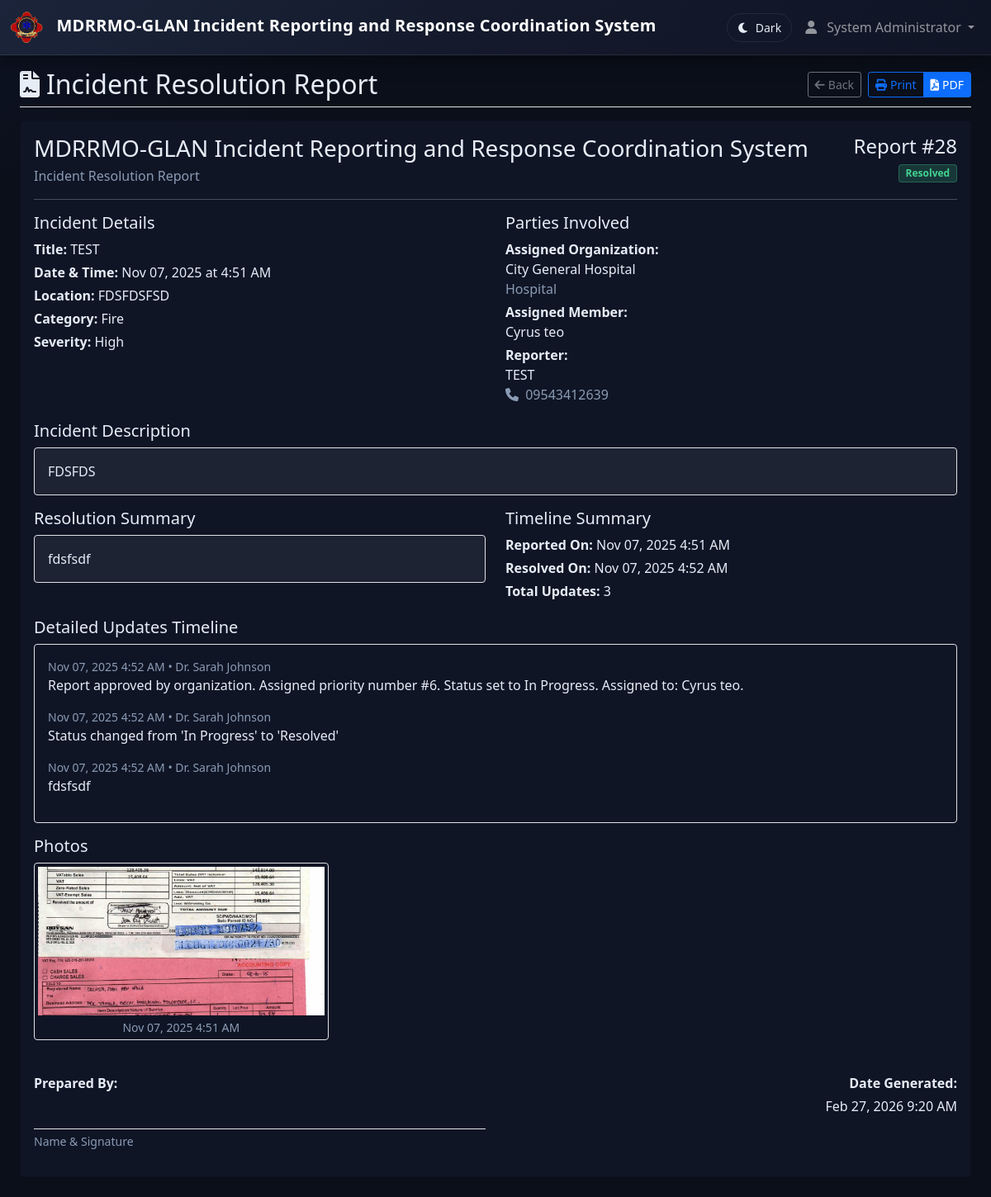
/reports/resolution_report.php?id=28 (signed in), run on the app's committed database.
### tables this page shows
CREATE TABLE IF NOT EXISTS `incident_reports` (
  `id` int NOT NULL AUTO_INCREMENT,
  `title` varchar(255) NOT NULL,
  `description` text NOT NULL,
  `incident_date` date NOT NULL,
  `incident_time` time NOT NULL,
  `location` varchar(255) NOT NULL,
  `latitude` decimal(10,8) DEFAULT NULL,
  `longitude` decimal(11,8) DEFAULT NULL,
  `severity_level` enum('Low','Medium','High','Critical') NOT NULL,
  `category` enum('Fire','Accident','Security','Medical','Emergency','Other') NOT NULL,
  `reported_by` varchar(255) NOT NULL,
  `reporter_contact_number` varchar(20) DEFAULT NULL,
  `family_contact_name` varchar(255) DEFAULT NULL,
  `family_contact_number` varchar(20) DEFAULT NULL,
  `organization_id` int NOT NULL,
  `status` enum('Pending','In Progress','Resolved','Closed') DEFAULT 'Pending',
  `resolution_notes` text,
  `created_at` timestamp NULL DEFAULT CURRENT_TIMESTAMP,
  PRIMARY KEY (`id`),
  KEY `idx_incident_reports_organization` (`organization_id`),
  KEY `idx_incident_reports_reported_by` (`reported_by`(250)),
  KEY `idx_incident_reports_status` (`status`),
  KEY `idx_incident_reports_date` (`incident_date`),
  KEY `idx_incident_reports_reporter_contact` (`reporter_contact_number`)
);

CREATE TABLE IF NOT EXISTS `organizations` (
  `id` int NOT NULL AUTO_INCREMENT,
  `org_name` varchar(255) NOT NULL,
  `org_type` enum('Hospital','Police','Fire Department','Security','Emergency Services') NOT NULL,
  `contact_number` varchar(20) DEFAULT NULL,
  `address` text,
  `latitude` decimal(10,8) DEFAULT NULL,
  `longitude` decimal(11,8) DEFAULT NULL,
  `created_at` timestamp NULL DEFAULT CURRENT_TIMESTAMP,
  PRIMARY KEY (`id`)
);

CREATE TABLE IF NOT EXISTS `organization_members` (
  `id` int NOT NULL AUTO_INCREMENT,
  `organization_id` int NOT NULL,
  `user_id` int DEFAULT NULL,
  `name` varchar(255) NOT NULL,
  `contact_number` varchar(20) DEFAULT NULL,
  `email` varchar(191) DEFAULT NULL,
  `login_username` varchar(191) DEFAULT NULL,
  `login_password` varchar(255) DEFAULT NULL,
  `created_at` timestamp NULL DEFAULT CURRENT_TIMESTAMP,
  PRIMARY KEY (`id`),
  KEY `idx_org_members_org` (`organization_id`),
  KEY `idx_org_members_name` (`name`(250)),
  KEY `idx_org_members_user` (`user_id`)
);

CREATE TABLE IF NOT EXISTS `incident_updates` (
  `id` int NOT NULL AUTO_INCREMENT,
  `report_id` int NOT NULL,
  `update_text` text NOT NULL,
  `updated_by` int NOT NULL,
  `created_at` timestamp NULL DEFAULT CURRENT_TIMESTAMP,
  PRIMARY KEY (`id`),
  KEY `report_id` (`report_id`),
  KEY `updated_by` (`updated_by`)
);

CREATE TABLE IF NOT EXISTS `users` (
  `id` int NOT NULL AUTO_INCREMENT,
  `name` varchar(255) NOT NULL,
  `email` varchar(191) NOT NULL,
  `password` varchar(255) NOT NULL,
  `role` enum('Admin','Organization Account','Responder','Organization Member') NOT NULL,
  `organization_id` int DEFAULT NULL,
  `contact_number` varchar(20) DEFAULT NULL,
  `created_at` timestamp NULL DEFAULT CURRENT_TIMESTAMP,
  PRIMARY KEY (`id`),
  UNIQUE KEY `email` (`email`),
  KEY `organization_id` (`organization_id`),
  KEY `idx_contact_number` (`contact_number`)
);

CREATE TABLE IF NOT EXISTS `incident_photos` (
  `id` int NOT NULL AUTO_INCREMENT,
  `report_id` int NOT NULL,
  `file_path` varchar(500) NOT NULL,
  `uploaded_at` timestamp NULL DEFAULT CURRENT_TIMESTAMP,
  PRIMARY KEY (`id`),
  KEY `report_id` (`report_id`)
);

### config/config.php (called while the page is built, shortened)
<?php
function format_date($date)
{
    return date('M d, Y', strtotime($date));
}
function format_datetime($datetime)
{
    return date('M d, Y g:i A', strtotime($datetime));
}
function get_status_badge_class($status)
{
    switch ($status) {
        case 'Resolved':
            return 'badge-success';
    }
}
?>

### reports/resolution_report.php (the view, shortened to what this page needs)
<?php
require_once '../config/config.php';
$report_id = $_GET['id'] ?? 0;
$database = new Database();
$db = $database->getConnection();
$query = "SELECT ir.*, ir.reported_by as reporter_name, ir.reporter_contact_number,
                 ir.family_contact_name, ir.family_contact_number, ir.resolution_notes,
                 o.org_name, o.org_type, rq.priority_number, rq.assigned_to,
                 om.name as assigned_member_name
          FROM incident_reports ir
          LEFT JOIN organizations o ON ir.organization_id = o.id
          LEFT JOIN report_queue rq ON rq.report_id = ir.id
          LEFT JOIN organization_members om ON rq.assigned_to = om.id
          WHERE ir.id = ?";
$stmt = $db->prepare($query);
$stmt->execute([$report_id]);
$report = $stmt->fetch();
$photoStmt = $db->prepare("SELECT * FROM incident_photos WHERE report_id = ? ORDER BY uploaded_at");
$photoStmt->execute([$report_id]);
$photos = $photoStmt->fetchAll();
$updatesStmt = $db->prepare("
    SELECT iu.*, u.name AS updated_by_name
    FROM incident_updates iu
    LEFT JOIN users u ON iu.updated_by = u.id
    WHERE iu.report_id = ?
    ORDER BY iu.created_at ASC
");
$updatesStmt->execute([$report_id]);
$updates = $updatesStmt->fetchAll();
$resolutionDate = null;
foreach ($updates as $u) {
    if (strpos($u['update_text'], "Status changed from") !== false &&
        (strpos($u['update_text'], "to 'Resolved'") !== false || strpos($u['update_text'], "to 'Closed'") !== false)) {
        $resolutionDate = $u['created_at'];
        break;
    }
}
include '../views/header.php';
?>
<div class="container-fluid resolution-report-page">
    <div class="row">
        <main class="col-12 px-md-4 main-content">
            <div class="d-flex justify-content-between align-items-center pt-3 pb-2 mb-3 border-bottom no-print">
                <h1 class="h2 mb-0">
                    <i class="fas fa-file-contract me-2"></i>Incident Resolution Report
                </h1>
                <div class="btn-toolbar">
                    <button class="btn btn-outline-secondary btn-sm me-2" onclick="window.history.back();">
                        <i class="fas fa-arrow-left me-1"></i>Back
                    </button>
                    <div class="btn-group">
                        <button class="btn btn-outline-primary btn-sm" onclick="window.print();">
                            <i class="fas fa-print me-1"></i>Print
                        </button>
                        <a
                            href="resolution_report_pdf.php?id=<?php echo $report['id']; ?>"
                            class="btn btn-primary btn-sm"
                            target="_blank"
                        >
                            <i class="fas fa-file-pdf me-1"></i>PDF
                        </a>
                    </div>
                </div>
            </div>
            <div class="card mb-4">
                <div class="card-body">
                    <div class="d-flex justify-content-between align-items-start mb-3">
                        <div>
                            <h3 class="mb-1"><?php echo htmlspecialchars(APP_NAME); ?></h3>
                            <p class="mb-0 text-muted">Incident Resolution Report</p>
                        </div>
                        <div class="text-end">
                            <h4 class="mb-1">Report #<?php echo $report['id']; ?></h4>
                            <span class="badge <?php echo get_status_badge_class($report['status']); ?>">
                                <?php echo $report['status']; ?>
                            </span>
                        </div>
                    </div>
                    <hr>
                    <div class="row mb-3">
                        <div class="col-md-6">
                            <h5>Incident Details</h5>
                            <p class="mb-1"><strong>Title:</strong> <?php echo htmlspecialchars($report['title']); ?></p>
                            <p class="mb-1">
                                <strong>Date & Time:</strong>
                                <?php echo format_date($report['incident_date']); ?>
                                at <?php echo date('g:i A', strtotime($report['incident_time'])); ?>
                            </p>
                            <p class="mb-1">
                                <strong>Location:</strong>
                                <?php echo htmlspecialchars($report['location']); ?>
                            </p>
                            <p class="mb-1">
                                <strong>Category:</strong>
                                <?php echo htmlspecialchars($report['category']); ?>
                            </p>
                            <p class="mb-1">
                                <strong>Severity:</strong>
                                <?php echo htmlspecialchars($report['severity_level']); ?>
                            </p>
                        </div>
                        <div class="col-md-6">
                            <h5>Parties Involved</h5>
                            <p class="mb-1">
                                <strong>Assigned Organization:</strong><br>
                                <?php echo htmlspecialchars($report['org_name']); ?>
                                <span class="text-muted d-block">
                                    <?php echo htmlspecialchars($report['org_type']); ?>
                                </span>
                            </p>
                            <?php if (!empty($report['assigned_member_name'])): ?>
                                <p class="mb-1">
                                    <strong>Assigned Member:</strong><br>
                                    <?php echo htmlspecialchars($report['assigned_member_name']); ?>
                                </p>
                            <?php endif; ?>
                            <p class="mb-1">
                                <strong>Reporter:</strong><br>
                                <?php echo htmlspecialchars($report['reporter_name']); ?>
                                <?php if (!empty($report['reporter_contact_number'])): ?>
                                    <span class="text-muted d-block">
                                        <i class="fas fa-phone me-1"></i>
                                        <?php echo htmlspecialchars($report['reporter_contact_number']); ?>
                                    </span>
                                <?php endif; ?>
                            </p>
                        </div>
                    </div>
                    <div class="mb-3">
                        <h5>Incident Description</h5>
                        <div class="border rounded p-3 bg-light">
                            <?php echo nl2br(htmlspecialchars($report['description'])); ?>
                        </div>
                    </div>
                    <div class="row mb-3">
                        <div class="col-md-6">
                            <h5>Resolution Summary</h5>
                            <div class="border rounded p-3 bg-light">
                                <?php if (!empty($report['resolution_notes'])): ?>
                                    <?php echo nl2br(htmlspecialchars($report['resolution_notes'])); ?>
                                <?php else: ?>
                                    <?php
                                    $lastText = '';
                                    if (!empty($updates)) {
                                        $lastText = $updates[count($updates) - 1]['update_text'];
                                    }
                                    echo nl2br(htmlspecialchars($lastText ?: 'No dedicated resolution notes recorded.'));
                                    ?>
                                <?php endif; ?>
                            </div>
                        </div>
                        <div class="col-md-6">
                            <h5>Timeline Summary</h5>
                            <p class="mb-1">
                                <strong>Reported On:</strong>
                                <?php echo format_datetime($report['created_at']); ?>
                            </p>
                            <p class="mb-1">
                                <strong>Resolved On:</strong>
                                <?php echo format_datetime($resolutionDate); ?>
                            </p>
                            <p class="mb-1">
                                <strong>Total Updates:</strong>
                                <?php echo count($updates); ?>
                            </p>
                        </div>
                    </div>
                    <?php if (!empty($updates)): ?>
                        <div class="mb-3">
                            <h5>Detailed Updates Timeline</h5>
                            <div class="timeline border rounded p-3">
                                <?php foreach ($updates as $update): ?>
                                    <div class="mb-3">
                                        <div class="small text-muted">
                                            <?php echo format_datetime($update['created_at']); ?> •
                                            <?php echo htmlspecialchars($update['updated_by_name'] ?? 'System'); ?>
                                        </div>
                                        <div><?php echo nl2br(htmlspecialchars($update['update_text'])); ?></div>
                                    </div>
                                <?php endforeach; ?>
                            </div>
                        </div>
                    <?php endif; ?>
                    <?php if (!empty($photos)): ?>
                        <div class="mb-3">
                            <h5>Photos</h5>
                            <div class="row">
                                <?php foreach ($photos as $photo): ?>
                                    <div class="col-md-4 mb-3">
                                        <div class="border rounded p-1">
                                            <img
                                                src="<?php echo BASE_URL . $photo['file_path']; ?>"
                                                alt="Incident photo"
                                                style="width: 100%; height: 180px; object-fit: cover;"
                                            >
                                            <div class="small text-muted text-center mt-1">
                                                <?php echo format_datetime($photo['uploaded_at']); ?>
                                            </div>
                                        </div>
                                    </div>
                                <?php endforeach; ?>
                            </div>
                        </div>
                    <?php endif; ?>
                    <div class="mt-4">
                        <div class="row">
                            <div class="col-md-6">
                                <p class="mb-1"><strong>Prepared By:</strong></p>
                                <div class="signature-box border-bottom" style="height: 40px;"></div>
                                <p class="small text-muted mt-1">Name & Signature</p>
                            </div>
                            <div class="col-md-6 text-md-end">
                                <p class="mb-1"><strong>Date Generated:</strong></p>
                                <p class="mb-0"><?php echo format_datetime(date('Y-m-d H:i:s')); ?></p>
                            </div>
                        </div>
                    </div>
                </div>
            </div>
        </main>
    </div>
</div>
<?php include '../views/footer.php'; ?>

### data on the page
incident_reports: id "28", status "Resolved", title "TEST", incident_date "Nov 07, 2025", incident_time "4:51 AM", location "FDSFDSFSD", category "Fire", severity_level "High", organization.org_name "City General Hospital", organization.org_type "Hospital", organization_members.name "Cyrus teo", reported_by "TEST", reporter_contact_number "09543412639", description "FDSFDS", created_at "Nov 07, 2025 4:51 AM"
incident_updates: update_text "fdsfsdf", created_at "Nov 07, 2025 4:52 AM", users.name "Dr. Sarah Johnson"
incident_updates: created_at "Nov 07, 2025 4:52 AM", users.name "Dr. Sarah Johnson", update_text "Status changed from 'In Progress' to 'Resolved'"
incident_updates: created_at "Nov 07, 2025 4:52 AM", users.name "Dr. Sarah Johnson", update_text "Report approved by organization. Assigned priority number #6. Status set to In Progress. Assigned to: Cyrus teo."
incident_photos: file_path (picture), uploaded_at "Nov 07, 2025 4:51 AM"

### other printed values
APP_NAME "MDRRMO-GLAN Incident Reporting and Response Coordination System"
$_SESSION['user_name'] "System Administrator"
count($updates) "3"
